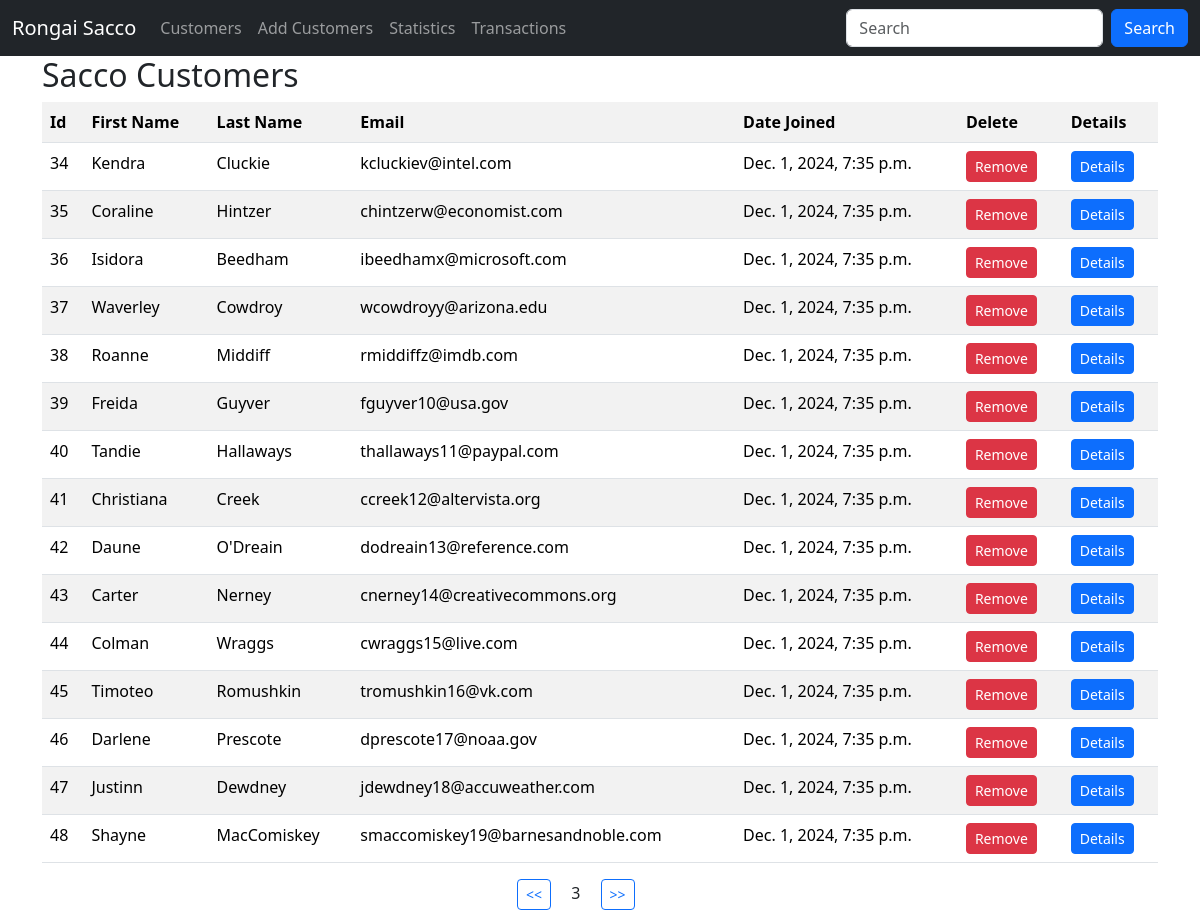
/?page=3 (signed in), run on the app's committed database.
### sacco/models.py (models this page shows, shortened)
class Customer(models.Model):
    first_name = models.CharField(max_length=35)
    last_name = models.CharField(max_length=35)
    email = models.EmailField(unique=True)
    dob = models.DateField()
    gender = models.CharField(max_length=10)
    created_at = models.DateTimeField(auto_now_add=True)  # when was the record created
    updated_at = models.DateTimeField(auto_now=True)  # when was the last time the record was updated
    class Meta:
        db_table = 'customers'

### sacco/views.py (the view)
# urls.py: path('', views.customers, name='customers'),
@login_required
def customers(request):
    data = Customer.objects.all().order_by('id').values()# ORM select * from customers
    paginator = Paginator(data, 15)
    page = request.GET.get('page', 1)
    try:
      paginated_data = paginator.page(page)
    except  EmptyPage:
        paginated_data = paginator.page(1)
    return render(request, "customers.html", {"data": paginated_data})

### templates/customers.html (shortened to what this page needs)
{% extends 'master.html' %}
{% block content %}
    <div class="container">
        <h2>Sacco Customers</h2>
        <table class="table table-striped">
            <tr>
                <th>Id</th>
                <th>First Name</th>
                <th>Last Name</th>
                <th>Email</th>
                <th>Date Joined</th>
                <th>Delete</th>
                <th>Details</th>
            </tr>
            {% for customer in data.object_list %}
                <tr>
                    <td>{{ customer.id }}</td>
                    <td>{{ customer.first_name }}</td>
                    <td>{{ customer.last_name }}</td>
                    <td>{{ customer.email }}</td>
                    <td>{{ customer.created_at }}</td>
                    <td>
                        <a class="btn btn-danger btn-sm" href="{% url 'delete_customer' customer.id %}">Remove</a>
                    </td>
                    <td>
                        <a class="btn btn-primary btn-sm" href="{% url 'customer_details' customer.id %}">Details</a>
                    </td>
                </tr>
            {% empty %}
                <p class="btn btn-danger">No Customers in the Sacco</p>
            {% endfor %}
        </table>
        <div class="row justify-content-center">
            <div class="col-sm-2">
                {% if data.has_previous %}
                    <a class="btn btn-outline-primary btn-sm" href="?page={{ data.previous_page_number }}"> << </a>
                {% endif %}
                <span class="mx-3">{{ data.number }}</span>
                {% if data.has_next %}
                    <a class="btn btn-outline-primary btn-sm" href="?page={{ data.next_page_number }}"> >> </a>
                {% endif %}
            </div>
        </div>
    </div>
{% endblock %}

### data on the page
Customer: id "34", first_name "Kendra", last_name "Cluckie", email "kcluckiev@intel.com", created_at "Dec. 1, 2024, 7:35 p.m."
Customer: id "35", first_name "Coraline", last_name "Hintzer", email "chintzerw@economist.com", created_at "Dec. 1, 2024, 7:35 p.m."
Customer: id "36", first_name "Isidora", last_name "Beedham", email "ibeedhamx@microsoft.com", created_at "Dec. 1, 2024, 7:35 p.m."
Customer: id "37", first_name "Waverley", last_name "Cowdroy", email "wcowdroyy@arizona.edu", created_at "Dec. 1, 2024, 7:35 p.m."
Customer: id "38", first_name "Roanne", last_name "Middiff", email "rmiddiffz@imdb.com", created_at "Dec. 1, 2024, 7:35 p.m."
Customer: id "39", first_name "Freida", last_name "Guyver", email "fguyver10@usa.gov", created_at "Dec. 1, 2024, 7:35 p.m."
Customer: id "40", first_name "Tandie", last_name "Hallaways", email "thallaways11@paypal.com", created_at "Dec. 1, 2024, 7:35 p.m."
Customer: id "41", first_name "Christiana", last_name "Creek", email "ccreek12@altervista.org", created_at "Dec. 1, 2024, 7:35 p.m."
Customer: id "42", first_name "Daune", last_name "O'Dreain", email "dodreain13@reference.com", created_at "Dec. 1, 2024, 7:35 p.m."
Customer: id "43", first_name "Carter", last_name "Nerney", email "cnerney14@creativecommons.org", created_at "Dec. 1, 2024, 7:35 p.m."
Customer: id "44", first_name "Colman", last_name "Wraggs", email "cwraggs15@live.com", created_at "Dec. 1, 2024, 7:35 p.m."
Customer: id "45", first_name "Timoteo", last_name "Romushkin", email "tromushkin16@vk.com", created_at "Dec. 1, 2024, 7:35 p.m."
Customer: id "46", first_name "Darlene", last_name "Prescote", email "dprescote17@noaa.gov", created_at "Dec. 1, 2024, 7:35 p.m."
Customer: id "47", first_name "Justinn", last_name "Dewdney", email "jdewdney18@accuweather.com", created_at "Dec. 1, 2024, 7:35 p.m."
Customer: id "48", first_name "Shayne", last_name "MacComiskey", email "smaccomiskey19@barnesandnoble.com", created_at "Dec. 1, 2024, 7:35 p.m."

### other printed values
{{ data.number }} "3"
